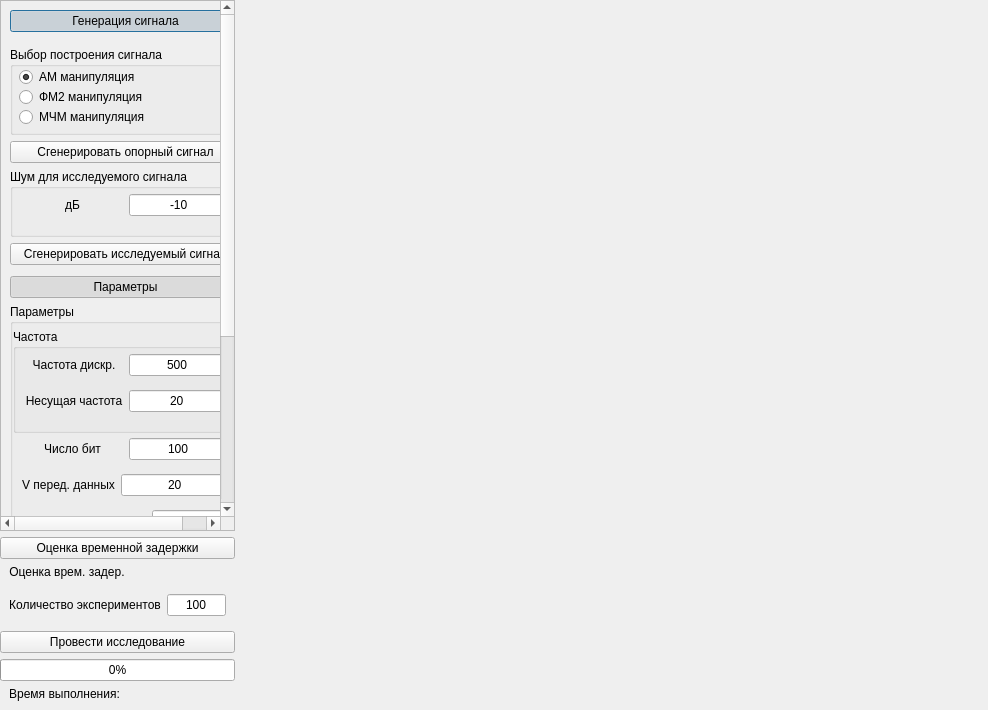
<?xml version="1.0" encoding="UTF-8"?>
<ui version="4.0">
 <class>Dialog</class>
 <widget class="QDialog" name="Dialog">
  <property name="geometry">
   <rect>
    <x>0</x>
    <y>0</y>
    <width>988</width>
    <height>710</height>
   </rect>
  </property>
  <property name="windowTitle">
   <string>Dialog</string>
  </property>
  <layout class="QHBoxLayout" name="horizontalLayout" stretch="0,0,0">
   <property name="leftMargin">
    <number>0</number>
   </property>
   <property name="topMargin">
    <number>0</number>
   </property>
   <property name="rightMargin">
    <number>0</number>
   </property>
   <property name="bottomMargin">
    <number>0</number>
   </property>
   <item>
    <widget class="QWidget" name="widget_menu" native="true">
     <property name="minimumSize">
      <size>
       <width>235</width>
       <height>0</height>
      </size>
     </property>
     <property name="maximumSize">
      <size>
       <width>225</width>
       <height>16777215</height>
      </size>
     </property>
     <layout class="QVBoxLayout" name="layout_menu">
      <property name="leftMargin">
       <number>0</number>
      </property>
      <property name="topMargin">
       <number>0</number>
      </property>
      <property name="rightMargin">
       <number>0</number>
      </property>
      <property name="bottomMargin">
       <number>0</number>
      </property>
      <item>
       <widget class="QScrollArea" name="scrollArea">
        <property name="widgetResizable">
         <bool>true</bool>
        </property>
        <widget class="QWidget" name="scrollAreaWidgetContents">
         <property name="geometry">
          <rect>
           <x>0</x>
           <y>-107</y>
           <width>216</width>
           <height>712</height>
          </rect>
         </property>
         <layout class="QVBoxLayout" name="verticalLayout_2">
          <item>
           <widget class="QPushButton" name="pushButton_signal_generation">
            <property name="text">
             <string>Генерация сигнала</string>
            </property>
            <property name="checkable">
             <bool>true</bool>
            </property>
            <property name="checked">
             <bool>true</bool>
            </property>
           </widget>
          </item>
          <item>
           <widget class="QWidget" name="widget_loading_data" native="true">
            <layout class="QVBoxLayout" name="verticalLayout_3">
             <property name="spacing">
              <number>5</number>
             </property>
             <property name="leftMargin">
              <number>0</number>
             </property>
             <property name="topMargin">
              <number>0</number>
             </property>
             <property name="rightMargin">
              <number>0</number>
             </property>
             <property name="bottomMargin">
              <number>0</number>
             </property>
             <item>
              <widget class="QWidget" name="widget_signal_generation" native="true">
               <layout class="QVBoxLayout" name="layout_signal_generation">
                <property name="leftMargin">
                 <number>0</number>
                </property>
                <property name="rightMargin">
                 <number>0</number>
                </property>
                <property name="bottomMargin">
                 <number>5</number>
                </property>
                <item>
                 <widget class="QGroupBox" name="groupBox_building_signal">
                  <property name="title">
                   <string>Выбор построения сигнала</string>
                  </property>
                  <layout class="QVBoxLayout" name="layout_building_signal">
                   <property name="spacing">
                    <number>0</number>
                   </property>
                   <property name="leftMargin">
                    <number>6</number>
                   </property>
                   <property name="topMargin">
                    <number>0</number>
                   </property>
                   <property name="rightMargin">
                    <number>0</number>
                   </property>
                   <property name="bottomMargin">
                    <number>5</number>
                   </property>
                   <item>
                    <widget class="QRadioButton" name="radioButton_AM">
                     <property name="text">
                      <string>AM манипуляция</string>
                     </property>
                     <property name="checked">
                      <bool>true</bool>
                     </property>
                     <property name="autoRepeat">
                      <bool>false</bool>
                     </property>
                     <property name="autoExclusive">
                      <bool>true</bool>
                     </property>
                    </widget>
                   </item>
                   <item>
                    <widget class="QRadioButton" name="radioButton_FM2">
                     <property name="text">
                      <string>ФМ2 манипуляция</string>
                     </property>
                     <property name="autoRepeat">
                      <bool>false</bool>
                     </property>
                     <property name="autoExclusive">
                      <bool>true</bool>
                     </property>
                    </widget>
                   </item>
                   <item>
                    <widget class="QRadioButton" name="radioButton_MCHM">
                     <property name="text">
                      <string>МЧМ манипуляция</string>
                     </property>
                     <property name="autoRepeat">
                      <bool>false</bool>
                     </property>
                     <property name="autoExclusive">
                      <bool>true</bool>
                     </property>
                    </widget>
                   </item>
                  </layout>
                 </widget>
                </item>
                <item>
                 <widget class="QPushButton" name="pushButton_generate_reference_signal">
                  <property name="text">
                   <string>Сгенерировать опорный сигнал</string>
                  </property>
                 </widget>
                </item>
                <item>
                 <widget class="QGroupBox" name="groupBox_noise">
                  <property name="sizePolicy">
                   <sizepolicy hsizetype="Preferred" vsizetype="Maximum">
                    <horstretch>0</horstretch>
                    <verstretch>0</verstretch>
                   </sizepolicy>
                  </property>
                  <property name="title">
                   <string>Шум для исследуемого сигнала</string>
                  </property>
                  <layout class="QVBoxLayout" name="layout_noise">
                   <property name="spacing">
                    <number>5</number>
                   </property>
                   <property name="leftMargin">
                    <number>0</number>
                   </property>
                   <property name="topMargin">
                    <number>5</number>
                   </property>
                   <property name="rightMargin">
                    <number>0</number>
                   </property>
                   <property name="bottomMargin">
                    <number>9</number>
                   </property>
                   <item>
                    <widget class="QWidget" name="widget_noise" native="true">
                     <property name="sizePolicy">
                      <sizepolicy hsizetype="Preferred" vsizetype="Maximum">
                       <horstretch>0</horstretch>
                       <verstretch>0</verstretch>
                      </sizepolicy>
                     </property>
                     <layout class="QHBoxLayout" name="layout_noise_text" stretch="1,1">
                      <property name="topMargin">
                       <number>0</number>
                      </property>
                      <item>
                       <widget class="QLabel" name="label_text_noise">
                        <property name="text">
                         <string>дБ</string>
                        </property>
                        <property name="alignment">
                         <set>Qt::AlignCenter</set>
                        </property>
                       </widget>
                      </item>
                      <item>
                       <widget class="QLineEdit" name="lineEdit_noise">
                        <property name="text">
                         <string>-10</string>
                        </property>
                        <property name="alignment">
                         <set>Qt::AlignCenter</set>
                        </property>
                       </widget>
                      </item>
                     </layout>
                    </widget>
                   </item>
                  </layout>
                 </widget>
                </item>
                <item>
                 <widget class="QPushButton" name="pushButton_generation_investigated_signal">
                  <property name="text">
                   <string>Сгенерировать исследуемый сигнал</string>
                  </property>
                 </widget>
                </item>
               </layout>
              </widget>
             </item>
            </layout>
           </widget>
          </item>
          <item>
           <widget class="QPushButton" name="pushButton_parameters">
            <property name="text">
             <string>Параметры</string>
            </property>
            <property name="checkable">
             <bool>true</bool>
            </property>
            <property name="checked">
             <bool>true</bool>
            </property>
           </widget>
          </item>
          <item>
           <widget class="QGroupBox" name="groupBox_parameters">
            <property name="sizePolicy">
             <sizepolicy hsizetype="Preferred" vsizetype="Maximum">
              <horstretch>0</horstretch>
              <verstretch>0</verstretch>
             </sizepolicy>
            </property>
            <property name="title">
             <string>Параметры </string>
            </property>
            <layout class="QVBoxLayout" name="layout_parameters">
             <property name="spacing">
              <number>5</number>
             </property>
             <property name="leftMargin">
              <number>0</number>
             </property>
             <property name="topMargin">
              <number>5</number>
             </property>
             <property name="rightMargin">
              <number>0</number>
             </property>
             <property name="bottomMargin">
              <number>9</number>
             </property>
             <item>
              <widget class="QGroupBox" name="groupBox_frequency">
               <property name="sizePolicy">
                <sizepolicy hsizetype="Preferred" vsizetype="Maximum">
                 <horstretch>0</horstretch>
                 <verstretch>0</verstretch>
                </sizepolicy>
               </property>
               <property name="title">
                <string>Частота</string>
               </property>
               <layout class="QVBoxLayout" name="layout_frequency">
                <property name="spacing">
                 <number>5</number>
                </property>
                <property name="leftMargin">
                 <number>0</number>
                </property>
                <property name="topMargin">
                 <number>5</number>
                </property>
                <property name="rightMargin">
                 <number>0</number>
                </property>
                <property name="bottomMargin">
                 <number>9</number>
                </property>
                <item>
                 <widget class="QWidget" name="widget_sampling_rate" native="true">
                  <property name="sizePolicy">
                   <sizepolicy hsizetype="Preferred" vsizetype="Maximum">
                    <horstretch>0</horstretch>
                    <verstretch>0</verstretch>
                   </sizepolicy>
                  </property>
                  <layout class="QHBoxLayout" name="layout_sampling_rate" stretch="1,1">
                   <property name="topMargin">
                    <number>0</number>
                   </property>
                   <item>
                    <widget class="QLabel" name="label_text_sampling_rate">
                     <property name="text">
                      <string>Частота дискр.</string>
                     </property>
                     <property name="alignment">
                      <set>Qt::AlignCenter</set>
                     </property>
                    </widget>
                   </item>
                   <item>
                    <widget class="QLineEdit" name="lineEdit_sampling_rate">
                     <property name="text">
                      <string>500</string>
                     </property>
                     <property name="alignment">
                      <set>Qt::AlignCenter</set>
                     </property>
                    </widget>
                   </item>
                  </layout>
                 </widget>
                </item>
                <item>
                 <widget class="QWidget" name="widget_frequency_carrier" native="true">
                  <property name="sizePolicy">
                   <sizepolicy hsizetype="Preferred" vsizetype="Maximum">
                    <horstretch>0</horstretch>
                    <verstretch>0</verstretch>
                   </sizepolicy>
                  </property>
                  <layout class="QHBoxLayout" name="layout_frequency_carrier" stretch="1,1">
                   <property name="topMargin">
                    <number>0</number>
                   </property>
                   <item>
                    <widget class="QLabel" name="label_text_frequency_carrier">
                     <property name="text">
                      <string>Несущая частота</string>
                     </property>
                     <property name="alignment">
                      <set>Qt::AlignCenter</set>
                     </property>
                    </widget>
                   </item>
                   <item>
                    <widget class="QLineEdit" name="lineEdit_frequency_carrier">
                     <property name="text">
                      <string>20</string>
                     </property>
                     <property name="alignment">
                      <set>Qt::AlignCenter</set>
                     </property>
                    </widget>
                   </item>
                  </layout>
                 </widget>
                </item>
               </layout>
              </widget>
             </item>
             <item>
              <widget class="QWidget" name="widget_bit_counts" native="true">
               <property name="sizePolicy">
                <sizepolicy hsizetype="Preferred" vsizetype="Maximum">
                 <horstretch>0</horstretch>
                 <verstretch>0</verstretch>
                </sizepolicy>
               </property>
               <layout class="QHBoxLayout" name="layout_bit_counts" stretch="1,1">
                <property name="topMargin">
                 <number>0</number>
                </property>
                <item>
                 <widget class="QLabel" name="label_text_bit_counts">
                  <property name="text">
                   <string>Число бит</string>
                  </property>
                  <property name="alignment">
                   <set>Qt::AlignCenter</set>
                  </property>
                 </widget>
                </item>
                <item>
                 <widget class="QLineEdit" name="lineEdit_bit_counts">
                  <property name="text">
                   <string>100</string>
                  </property>
                  <property name="alignment">
                   <set>Qt::AlignCenter</set>
                  </property>
                 </widget>
                </item>
               </layout>
              </widget>
             </item>
             <item>
              <widget class="QWidget" name="widget_transfer_rate" native="true">
               <property name="sizePolicy">
                <sizepolicy hsizetype="Preferred" vsizetype="Maximum">
                 <horstretch>0</horstretch>
                 <verstretch>0</verstretch>
                </sizepolicy>
               </property>
               <layout class="QHBoxLayout" name="layout_transfer_rate" stretch="0,0">
                <property name="topMargin">
                 <number>0</number>
                </property>
                <item>
                 <widget class="QLabel" name="label_text_transfer_rate">
                  <property name="text">
                   <string>V перед. данных</string>
                  </property>
                  <property name="alignment">
                   <set>Qt::AlignCenter</set>
                  </property>
                 </widget>
                </item>
                <item>
                 <widget class="QLineEdit" name="lineEdit_transfer_rate">
                  <property name="text">
                   <string>20</string>
                  </property>
                  <property name="alignment">
                   <set>Qt::AlignCenter</set>
                  </property>
                 </widget>
                </item>
               </layout>
              </widget>
             </item>
             <item>
              <widget class="QWidget" name="widget_time_delay" native="true">
               <property name="sizePolicy">
                <sizepolicy hsizetype="Preferred" vsizetype="Maximum">
                 <horstretch>0</horstretch>
                 <verstretch>0</verstretch>
                </sizepolicy>
               </property>
               <layout class="QHBoxLayout" name="layout_time_delay" stretch="0,0">
                <property name="topMargin">
                 <number>0</number>
                </property>
                <item>
                 <widget class="QLabel" name="label_text_time_delay">
                  <property name="text">
                   <string>Времен. задержка, мс</string>
                  </property>
                  <property name="alignment">
                   <set>Qt::AlignCenter</set>
                  </property>
                 </widget>
                </item>
                <item>
                 <widget class="QLineEdit" name="lineEdit_time_delay">
                  <property name="text">
                   <string>1920</string>
                  </property>
                  <property name="alignment">
                   <set>Qt::AlignCenter</set>
                  </property>
                 </widget>
                </item>
               </layout>
              </widget>
             </item>
             <item>
              <widget class="QWidget" name="widget_time_clippings_ms" native="true">
               <property name="sizePolicy">
                <sizepolicy hsizetype="Preferred" vsizetype="Maximum">
                 <horstretch>0</horstretch>
                 <verstretch>0</verstretch>
                </sizepolicy>
               </property>
               <layout class="QHBoxLayout" name="layout_time_clippings_ms" stretch="0,0">
                <property name="topMargin">
                 <number>0</number>
                </property>
                <item>
                 <widget class="QLabel" name="label_text_time_clippings_ms">
                  <property name="text">
                   <string>Обрезка сигнала, мс</string>
                  </property>
                  <property name="alignment">
                   <set>Qt::AlignCenter</set>
                  </property>
                 </widget>
                </item>
                <item>
                 <widget class="QLineEdit" name="lineEdit_time_clippings_ms">
                  <property name="text">
                   <string>1500</string>
                  </property>
                  <property name="alignment">
                   <set>Qt::AlignCenter</set>
                  </property>
                 </widget>
                </item>
               </layout>
              </widget>
             </item>
             <item>
              <widget class="QGroupBox" name="groupBox_AM_manipulation">
               <property name="sizePolicy">
                <sizepolicy hsizetype="Preferred" vsizetype="Maximum">
                 <horstretch>0</horstretch>
                 <verstretch>0</verstretch>
                </sizepolicy>
               </property>
               <property name="title">
                <string>Параметры для АМ манипуляции</string>
               </property>
               <layout class="QVBoxLayout" name="layout_AM_manipulation">
                <property name="spacing">
                 <number>5</number>
                </property>
                <property name="leftMargin">
                 <number>0</number>
                </property>
                <property name="topMargin">
                 <number>5</number>
                </property>
                <property name="rightMargin">
                 <number>0</number>
                </property>
                <property name="bottomMargin">
                 <number>9</number>
                </property>
                <item>
                 <widget class="QWidget" name="widget_amplitude_am" native="true">
                  <property name="sizePolicy">
                   <sizepolicy hsizetype="Preferred" vsizetype="Maximum">
                    <horstretch>0</horstretch>
                    <verstretch>0</verstretch>
                   </sizepolicy>
                  </property>
                  <layout class="QHBoxLayout" name="layout_amplitude_am" stretch="1,1">
                   <property name="topMargin">
                    <number>0</number>
                   </property>
                   <item>
                    <widget class="QLabel" name="label_text_amplitude_am">
                     <property name="text">
                      <string>Амплитуда</string>
                     </property>
                     <property name="alignment">
                      <set>Qt::AlignCenter</set>
                     </property>
                    </widget>
                   </item>
                   <item>
                    <widget class="QLineEdit" name="lineEdit_amplitude_am">
                     <property name="text">
                      <string>10</string>
                     </property>
                     <property name="alignment">
                      <set>Qt::AlignCenter</set>
                     </property>
                    </widget>
                   </item>
                  </layout>
                 </widget>
                </item>
                <item>
                 <widget class="QWidget" name="widget_coefficient_am" native="true">
                  <property name="sizePolicy">
                   <sizepolicy hsizetype="Preferred" vsizetype="Maximum">
                    <horstretch>0</horstretch>
                    <verstretch>0</verstretch>
                   </sizepolicy>
                  </property>
                  <layout class="QHBoxLayout" name="layout_coefficient_am" stretch="1,1">
                   <property name="topMargin">
                    <number>0</number>
                   </property>
                   <item>
                    <widget class="QLabel" name="label_text_coefficient_am">
                     <property name="text">
                      <string>Коэффициент</string>
                     </property>
                     <property name="alignment">
                      <set>Qt::AlignCenter</set>
                     </property>
                    </widget>
                   </item>
                   <item>
                    <widget class="QLineEdit" name="lineEdit_coefficient_am">
                     <property name="text">
                      <string>5</string>
                     </property>
                     <property name="alignment">
                      <set>Qt::AlignCenter</set>
                     </property>
                    </widget>
                   </item>
                  </layout>
                 </widget>
                </item>
               </layout>
              </widget>
             </item>
             <item>
              <widget class="QGroupBox" name="groupBox_MCHM_manipulation">
               <property name="sizePolicy">
                <sizepolicy hsizetype="Preferred" vsizetype="Maximum">
                 <horstretch>0</horstretch>
                 <verstretch>0</verstretch>
                </sizepolicy>
               </property>
               <property name="title">
                <string>Параметры для МЧМ манипуляции</string>
               </property>
               <layout class="QVBoxLayout" name="layout_MCHM_manipulation">
                <property name="spacing">
                 <number>5</number>
                </property>
                <property name="leftMargin">
                 <number>0</number>
                </property>
                <property name="topMargin">
                 <number>5</number>
                </property>
                <property name="rightMargin">
                 <number>0</number>
                </property>
                <property name="bottomMargin">
                 <number>9</number>
                </property>
                <item>
                 <widget class="QWidget" name="widget_frequency_deviations" native="true">
                  <property name="sizePolicy">
                   <sizepolicy hsizetype="Preferred" vsizetype="Maximum">
                    <horstretch>0</horstretch>
                    <verstretch>0</verstretch>
                   </sizepolicy>
                  </property>
                  <layout class="QHBoxLayout" name="layout_frequency_deviations" stretch="0,0">
                   <property name="topMargin">
                    <number>0</number>
                   </property>
                   <item>
                    <widget class="QLabel" name="label_text_frequency_deviations">
                     <property name="text">
                      <string>Частота отклонения</string>
                     </property>
                     <property name="alignment">
                      <set>Qt::AlignCenter</set>
                     </property>
                    </widget>
                   </item>
                   <item>
                    <widget class="QLineEdit" name="lineEdit_frequency_deviations">
                     <property name="text">
                      <string>0.5</string>
                     </property>
                     <property name="alignment">
                      <set>Qt::AlignCenter</set>
                     </property>
                    </widget>
                   </item>
                  </layout>
                 </widget>
                </item>
               </layout>
              </widget>
             </item>
            </layout>
           </widget>
          </item>
          <item>
           <spacer name="verticalSpacer">
            <property name="orientation">
             <enum>Qt::Vertical</enum>
            </property>
            <property name="sizeHint" stdset="0">
             <size>
              <width>20</width>
              <height>40</height>
             </size>
            </property>
           </spacer>
          </item>
         </layout>
        </widget>
       </widget>
      </item>
      <item>
       <widget class="QPushButton" name="pushButton_estimate_delay">
        <property name="text">
         <string>Оценка временной задержки</string>
        </property>
       </widget>
      </item>
      <item>
       <widget class="QWidget" name="widget_estimated_delay" native="true">
        <property name="sizePolicy">
         <sizepolicy hsizetype="Preferred" vsizetype="Maximum">
          <horstretch>0</horstretch>
          <verstretch>0</verstretch>
         </sizepolicy>
        </property>
        <layout class="QHBoxLayout" name="layout_estimated_delay" stretch="0,0">
         <property name="topMargin">
          <number>0</number>
         </property>
         <item>
          <widget class="QLabel" name="label_text_estimated_delay">
           <property name="text">
            <string>Оценка врем. задер.</string>
           </property>
           <property name="alignment">
            <set>Qt::AlignCenter</set>
           </property>
          </widget>
         </item>
         <item>
          <widget class="QLabel" name="label_deviation_estimated_delay_ms">
           <property name="text">
            <string/>
           </property>
           <property name="alignment">
            <set>Qt::AlignCenter</set>
           </property>
          </widget>
         </item>
        </layout>
       </widget>
      </item>
      <item>
       <widget class="QWidget" name="widget_number_experiments" native="true">
        <property name="sizePolicy">
         <sizepolicy hsizetype="Preferred" vsizetype="Maximum">
          <horstretch>0</horstretch>
          <verstretch>0</verstretch>
         </sizepolicy>
        </property>
        <layout class="QHBoxLayout" name="layout_number_experiments" stretch="1,1">
         <property name="topMargin">
          <number>0</number>
         </property>
         <item>
          <widget class="QLabel" name="label_text_number_experiments">
           <property name="text">
            <string>Количество экспериментов</string>
           </property>
           <property name="alignment">
            <set>Qt::AlignCenter</set>
           </property>
          </widget>
         </item>
         <item>
          <widget class="QLineEdit" name="lineEdit_number_experiments">
           <property name="text">
            <string>100</string>
           </property>
           <property name="alignment">
            <set>Qt::AlignCenter</set>
           </property>
          </widget>
         </item>
        </layout>
       </widget>
      </item>
      <item>
       <widget class="QPushButton" name="pushButton_probability_of_detection">
        <property name="text">
         <string>Провести исследование</string>
        </property>
       </widget>
      </item>
      <item>
       <widget class="QProgressBar" name="progressBar_probability">
        <property name="value">
         <number>0</number>
        </property>
       </widget>
      </item>
      <item>
       <widget class="QWidget" name="widget_execution_time" native="true">
        <property name="sizePolicy">
         <sizepolicy hsizetype="Preferred" vsizetype="Maximum">
          <horstretch>0</horstretch>
          <verstretch>0</verstretch>
         </sizepolicy>
        </property>
        <layout class="QHBoxLayout" name="layout_execution_time" stretch="0,0">
         <property name="topMargin">
          <number>0</number>
         </property>
         <item>
          <widget class="QLabel" name="label_text_execution_time">
           <property name="text">
            <string>Время выполнения:</string>
           </property>
           <property name="alignment">
            <set>Qt::AlignCenter</set>
           </property>
          </widget>
         </item>
         <item>
          <widget class="QLabel" name="label_execution_time">
           <property name="text">
            <string/>
           </property>
           <property name="alignment">
            <set>Qt::AlignCenter</set>
           </property>
          </widget>
         </item>
        </layout>
       </widget>
      </item>
     </layout>
    </widget>
   </item>
   <item>
    <widget class="QWidget" name="widget_main_1" native="true">
     <layout class="QVBoxLayout" name="verticalLayout_1">
      <item>
       <widget class="QWidget" name="widget_plot" native="true">
        <layout class="QVBoxLayout" name="layout_plot"/>
       </widget>
      </item>
      <item>
       <widget class="QWidget" name="widget_plot_3" native="true">
        <layout class="QVBoxLayout" name="layout_plot_3"/>
       </widget>
      </item>
     </layout>
    </widget>
   </item>
   <item>
    <widget class="QWidget" name="widget_main" native="true">
     <layout class="QVBoxLayout" name="verticalLayout">
      <item>
       <widget class="QWidget" name="widget_plot_2" native="true">
        <layout class="QVBoxLayout" name="layout_plot_2"/>
       </widget>
      </item>
      <item>
       <widget class="QWidget" name="widget_plot_4" native="true">
        <layout class="QVBoxLayout" name="layout_plot_4"/>
       </widget>
      </item>
     </layout>
    </widget>
   </item>
  </layout>
 </widget>
 <resources/>
 <connections>
  <connection>
   <sender>pushButton_signal_generation</sender>
   <signal>clicked(bool)</signal>
   <receiver>widget_loading_data</receiver>
   <slot>setVisible(bool)</slot>
   <hints>
    <hint type="sourcelabel">
     <x>574</x>
     <y>-511</y>
    </hint>
    <hint type="destinationlabel">
     <x>544</x>
     <y>43</y>
    </hint>
   </hints>
  </connection>
  <connection>
   <sender>pushButton_parameters</sender>
   <signal>clicked(bool)</signal>
   <receiver>groupBox_parameters</receiver>
   <slot>setVisible(bool)</slot>
   <hints>
    <hint type="sourcelabel">
     <x>558</x>
     <y>291</y>
    </hint>
    <hint type="destinationlabel">
     <x>573</x>
     <y>322</y>
    </hint>
   </hints>
  </connection>
 </connections>
</ui>
